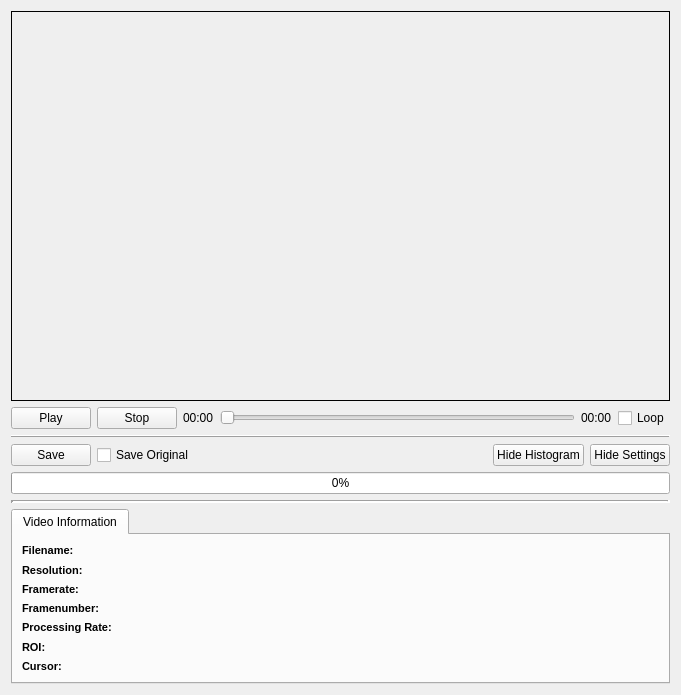
<?xml version="1.0" encoding="UTF-8"?>
<ui version="4.0">
 <class>VideoView</class>
 <widget class="QWidget" name="VideoView">
  <property name="geometry">
   <rect>
    <x>0</x>
    <y>0</y>
    <width>681</width>
    <height>695</height>
   </rect>
  </property>
  <property name="sizePolicy">
   <sizepolicy hsizetype="Minimum" vsizetype="Minimum">
    <horstretch>0</horstretch>
    <verstretch>0</verstretch>
   </sizepolicy>
  </property>
  <property name="windowTitle">
   <string>Form</string>
  </property>
  <layout class="QVBoxLayout" name="verticalLayout" stretch="0,0,0,0,0">
   <item>
    <layout class="QHBoxLayout" name="frameLayout">
     <item>
      <widget class="FrameLabel" name="frameLabel">
       <property name="enabled">
        <bool>true</bool>
       </property>
       <property name="sizePolicy">
        <sizepolicy hsizetype="Ignored" vsizetype="Ignored">
         <horstretch>0</horstretch>
         <verstretch>0</verstretch>
        </sizepolicy>
       </property>
       <property name="mouseTracking">
        <bool>true</bool>
       </property>
       <property name="autoFillBackground">
        <bool>true</bool>
       </property>
       <property name="frameShape">
        <enum>QFrame::Box</enum>
       </property>
       <property name="alignment">
        <set>Qt::AlignCenter</set>
       </property>
      </widget>
     </item>
    </layout>
   </item>
   <item>
    <layout class="QVBoxLayout" name="verticalLayout_2">
     <item>
      <layout class="QHBoxLayout" name="playerControlLayout">
       <item>
        <widget class="QPushButton" name="PlayButton">
         <property name="sizePolicy">
          <sizepolicy hsizetype="Minimum" vsizetype="Maximum">
           <horstretch>0</horstretch>
           <verstretch>0</verstretch>
          </sizepolicy>
         </property>
         <property name="text">
          <string>Play</string>
         </property>
         <property name="shortcut">
          <string>Return</string>
         </property>
         <property name="checkable">
          <bool>false</bool>
         </property>
        </widget>
       </item>
       <item>
        <widget class="QPushButton" name="StopButton">
         <property name="sizePolicy">
          <sizepolicy hsizetype="Minimum" vsizetype="Maximum">
           <horstretch>0</horstretch>
           <verstretch>0</verstretch>
          </sizepolicy>
         </property>
         <property name="text">
          <string>Stop</string>
         </property>
        </widget>
       </item>
       <item>
        <widget class="QLabel" name="currentTimeLabel">
         <property name="sizePolicy">
          <sizepolicy hsizetype="Preferred" vsizetype="Maximum">
           <horstretch>0</horstretch>
           <verstretch>0</verstretch>
          </sizepolicy>
         </property>
         <property name="text">
          <string>00:00</string>
         </property>
        </widget>
       </item>
       <item>
        <widget class="QSlider" name="TimeSlider">
         <property name="sizePolicy">
          <sizepolicy hsizetype="Expanding" vsizetype="Maximum">
           <horstretch>0</horstretch>
           <verstretch>0</verstretch>
          </sizepolicy>
         </property>
         <property name="orientation">
          <enum>Qt::Horizontal</enum>
         </property>
        </widget>
       </item>
       <item>
        <widget class="QLabel" name="totalTimeLabel">
         <property name="sizePolicy">
          <sizepolicy hsizetype="Preferred" vsizetype="Maximum">
           <horstretch>0</horstretch>
           <verstretch>0</verstretch>
          </sizepolicy>
         </property>
         <property name="text">
          <string>00:00</string>
         </property>
        </widget>
       </item>
       <item>
        <widget class="QCheckBox" name="LoopCheckBox">
         <property name="text">
          <string>Loop</string>
         </property>
        </widget>
       </item>
      </layout>
     </item>
     <item>
      <widget class="Line" name="line_2">
       <property name="frameShadow">
        <enum>QFrame::Raised</enum>
       </property>
       <property name="orientation">
        <enum>Qt::Horizontal</enum>
       </property>
      </widget>
     </item>
     <item>
      <layout class="QHBoxLayout" name="horizontalLayout_2">
       <item>
        <widget class="QPushButton" name="saveButton">
         <property name="text">
          <string>Save</string>
         </property>
        </widget>
       </item>
       <item>
        <widget class="QCheckBox" name="saveOriginalCheckBox">
         <property name="text">
          <string>Save Original</string>
         </property>
        </widget>
       </item>
       <item>
        <spacer name="saveHorizontalSpacer">
         <property name="orientation">
          <enum>Qt::Horizontal</enum>
         </property>
         <property name="sizeHint" stdset="0">
          <size>
           <width>40</width>
           <height>20</height>
          </size>
         </property>
        </spacer>
       </item>
       <item>
        <widget class="QPushButton" name="hideHistogramButton">
         <property name="text">
          <string>Hide Histogram</string>
         </property>
        </widget>
       </item>
       <item>
        <widget class="QPushButton" name="hideSettingsButton">
         <property name="text">
          <string>Hide Settings</string>
         </property>
        </widget>
       </item>
      </layout>
     </item>
    </layout>
   </item>
   <item>
    <widget class="QProgressBar" name="saveProgressBar">
     <property name="value">
      <number>0</number>
     </property>
    </widget>
   </item>
   <item>
    <widget class="Line" name="line">
     <property name="frameShadow">
      <enum>QFrame::Sunken</enum>
     </property>
     <property name="lineWidth">
      <number>3</number>
     </property>
     <property name="orientation">
      <enum>Qt::Horizontal</enum>
     </property>
    </widget>
   </item>
   <item>
    <widget class="QTabWidget" name="tabWidget">
     <property name="sizePolicy">
      <sizepolicy hsizetype="Expanding" vsizetype="Maximum">
       <horstretch>0</horstretch>
       <verstretch>0</verstretch>
      </sizepolicy>
     </property>
     <property name="minimumSize">
      <size>
       <width>0</width>
       <height>0</height>
      </size>
     </property>
     <property name="currentIndex">
      <number>0</number>
     </property>
     <widget class="QWidget" name="InfoTab">
      <property name="sizePolicy">
       <sizepolicy hsizetype="Minimum" vsizetype="Maximum">
        <horstretch>0</horstretch>
        <verstretch>0</verstretch>
       </sizepolicy>
      </property>
      <property name="minimumSize">
       <size>
        <width>0</width>
        <height>0</height>
       </size>
      </property>
      <attribute name="title">
       <string>Video Information</string>
      </attribute>
      <layout class="QGridLayout" name="gridLayout">
       <item row="3" column="3">
        <widget class="QLabel" name="nFramesCapturedLabel">
         <property name="sizePolicy">
          <sizepolicy hsizetype="MinimumExpanding" vsizetype="MinimumExpanding">
           <horstretch>0</horstretch>
           <verstretch>0</verstretch>
          </sizepolicy>
         </property>
         <property name="font">
          <font>
           <pointsize>8</pointsize>
          </font>
         </property>
         <property name="text">
          <string/>
         </property>
         <property name="alignment">
          <set>Qt::AlignCenter</set>
         </property>
        </widget>
       </item>
       <item row="5" column="1">
        <widget class="QLabel" name="label_23">
         <property name="sizePolicy">
          <sizepolicy hsizetype="MinimumExpanding" vsizetype="MinimumExpanding">
           <horstretch>0</horstretch>
           <verstretch>0</verstretch>
          </sizepolicy>
         </property>
         <property name="font">
          <font>
           <pointsize>8</pointsize>
           <weight>75</weight>
           <bold>true</bold>
          </font>
         </property>
         <property name="text">
          <string>Processing Rate:</string>
         </property>
        </widget>
       </item>
       <item row="5" column="2">
        <widget class="QLabel" name="processingRateLabel">
         <property name="sizePolicy">
          <sizepolicy hsizetype="MinimumExpanding" vsizetype="MinimumExpanding">
           <horstretch>0</horstretch>
           <verstretch>0</verstretch>
          </sizepolicy>
         </property>
         <property name="font">
          <font>
           <pointsize>8</pointsize>
          </font>
         </property>
         <property name="text">
          <string/>
         </property>
        </widget>
       </item>
       <item row="2" column="2">
        <widget class="QLabel" name="cameraResolutionLabel">
         <property name="sizePolicy">
          <sizepolicy hsizetype="MinimumExpanding" vsizetype="MinimumExpanding">
           <horstretch>0</horstretch>
           <verstretch>0</verstretch>
          </sizepolicy>
         </property>
         <property name="font">
          <font>
           <pointsize>8</pointsize>
          </font>
         </property>
         <property name="alignment">
          <set>Qt::AlignLeading|Qt::AlignLeft|Qt::AlignVCenter</set>
         </property>
        </widget>
       </item>
       <item row="1" column="2">
        <widget class="QLabel" name="deviceNumberLabel">
         <property name="sizePolicy">
          <sizepolicy hsizetype="MinimumExpanding" vsizetype="MinimumExpanding">
           <horstretch>0</horstretch>
           <verstretch>0</verstretch>
          </sizepolicy>
         </property>
         <property name="font">
          <font>
           <pointsize>8</pointsize>
          </font>
         </property>
         <property name="alignment">
          <set>Qt::AlignLeading|Qt::AlignLeft|Qt::AlignVCenter</set>
         </property>
        </widget>
       </item>
       <item row="2" column="1">
        <widget class="QLabel" name="label_26">
         <property name="sizePolicy">
          <sizepolicy hsizetype="MinimumExpanding" vsizetype="MinimumExpanding">
           <horstretch>0</horstretch>
           <verstretch>0</verstretch>
          </sizepolicy>
         </property>
         <property name="font">
          <font>
           <pointsize>8</pointsize>
           <weight>75</weight>
           <bold>true</bold>
          </font>
         </property>
         <property name="text">
          <string>Resolution:</string>
         </property>
         <property name="alignment">
          <set>Qt::AlignLeading|Qt::AlignLeft|Qt::AlignVCenter</set>
         </property>
        </widget>
       </item>
       <item row="3" column="1">
        <widget class="QLabel" name="label_27">
         <property name="sizePolicy">
          <sizepolicy hsizetype="MinimumExpanding" vsizetype="MinimumExpanding">
           <horstretch>0</horstretch>
           <verstretch>0</verstretch>
          </sizepolicy>
         </property>
         <property name="font">
          <font>
           <pointsize>8</pointsize>
           <weight>75</weight>
           <bold>true</bold>
          </font>
         </property>
         <property name="text">
          <string>Framerate:</string>
         </property>
         <property name="alignment">
          <set>Qt::AlignLeading|Qt::AlignLeft|Qt::AlignVCenter</set>
         </property>
        </widget>
       </item>
       <item row="3" column="2">
        <widget class="QLabel" name="captureRateLabel">
         <property name="enabled">
          <bool>true</bool>
         </property>
         <property name="sizePolicy">
          <sizepolicy hsizetype="MinimumExpanding" vsizetype="MinimumExpanding">
           <horstretch>0</horstretch>
           <verstretch>0</verstretch>
          </sizepolicy>
         </property>
         <property name="font">
          <font>
           <pointsize>8</pointsize>
          </font>
         </property>
         <property name="text">
          <string/>
         </property>
        </widget>
       </item>
       <item row="5" column="3">
        <widget class="QLabel" name="nFramesProcessedLabel">
         <property name="sizePolicy">
          <sizepolicy hsizetype="MinimumExpanding" vsizetype="MinimumExpanding">
           <horstretch>0</horstretch>
           <verstretch>0</verstretch>
          </sizepolicy>
         </property>
         <property name="font">
          <font>
           <pointsize>8</pointsize>
          </font>
         </property>
         <property name="text">
          <string/>
         </property>
         <property name="alignment">
          <set>Qt::AlignCenter</set>
         </property>
        </widget>
       </item>
       <item row="6" column="1">
        <widget class="QLabel" name="label_28">
         <property name="sizePolicy">
          <sizepolicy hsizetype="MinimumExpanding" vsizetype="MinimumExpanding">
           <horstretch>0</horstretch>
           <verstretch>0</verstretch>
          </sizepolicy>
         </property>
         <property name="font">
          <font>
           <pointsize>8</pointsize>
           <weight>75</weight>
           <bold>true</bold>
          </font>
         </property>
         <property name="text">
          <string>ROI:</string>
         </property>
        </widget>
       </item>
       <item row="6" column="2">
        <widget class="QLabel" name="roiLabel">
         <property name="sizePolicy">
          <sizepolicy hsizetype="MinimumExpanding" vsizetype="MinimumExpanding">
           <horstretch>0</horstretch>
           <verstretch>0</verstretch>
          </sizepolicy>
         </property>
         <property name="font">
          <font>
           <pointsize>8</pointsize>
          </font>
         </property>
         <property name="text">
          <string/>
         </property>
        </widget>
       </item>
       <item row="7" column="1">
        <widget class="QLabel" name="label_22">
         <property name="sizePolicy">
          <sizepolicy hsizetype="MinimumExpanding" vsizetype="MinimumExpanding">
           <horstretch>0</horstretch>
           <verstretch>0</verstretch>
          </sizepolicy>
         </property>
         <property name="font">
          <font>
           <pointsize>8</pointsize>
           <weight>75</weight>
           <bold>true</bold>
          </font>
         </property>
         <property name="text">
          <string>Cursor:</string>
         </property>
        </widget>
       </item>
       <item row="7" column="2">
        <widget class="QLabel" name="mouseCursorPosLabel">
         <property name="sizePolicy">
          <sizepolicy hsizetype="MinimumExpanding" vsizetype="MinimumExpanding">
           <horstretch>0</horstretch>
           <verstretch>0</verstretch>
          </sizepolicy>
         </property>
         <property name="font">
          <font>
           <pointsize>8</pointsize>
          </font>
         </property>
         <property name="text">
          <string/>
         </property>
        </widget>
       </item>
       <item row="8" column="4">
        <layout class="QHBoxLayout" name="horizontalLayout"/>
       </item>
       <item row="1" column="1">
        <widget class="QLabel" name="label_24">
         <property name="sizePolicy">
          <sizepolicy hsizetype="MinimumExpanding" vsizetype="MinimumExpanding">
           <horstretch>0</horstretch>
           <verstretch>0</verstretch>
          </sizepolicy>
         </property>
         <property name="font">
          <font>
           <pointsize>8</pointsize>
           <weight>75</weight>
           <bold>true</bold>
          </font>
         </property>
         <property name="text">
          <string>Filename:</string>
         </property>
         <property name="alignment">
          <set>Qt::AlignLeading|Qt::AlignLeft|Qt::AlignVCenter</set>
         </property>
        </widget>
       </item>
       <item row="4" column="1">
        <widget class="QLabel" name="label">
         <property name="font">
          <font>
           <pointsize>8</pointsize>
           <weight>75</weight>
           <bold>true</bold>
          </font>
         </property>
         <property name="text">
          <string>Framenumber:</string>
         </property>
        </widget>
       </item>
       <item row="4" column="2">
        <widget class="QLabel" name="currentFrameNumberLabel">
         <property name="font">
          <font>
           <pointsize>8</pointsize>
          </font>
         </property>
         <property name="text">
          <string/>
         </property>
        </widget>
       </item>
      </layout>
     </widget>
    </widget>
   </item>
  </layout>
 </widget>
 <customwidgets>
  <customwidget>
   <class>FrameLabel</class>
   <extends>QLabel</extends>
   <header>FrameLabel.h</header>
  </customwidget>
 </customwidgets>
 <resources/>
 <connections/>
</ui>
